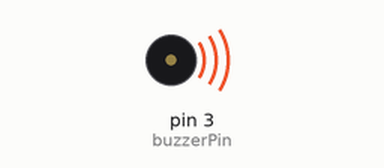
A sketch run on a simulated Arduino Uno, built with avr-gcc and run on an emulated ATmega328P. Shown: buzzer (waves = sounding).

Above: at 0.2 s.
At 5.1 s:
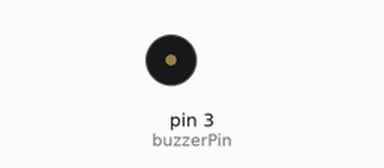
Timing chart, 0 to 8.1 s (numbered marks = the images above):
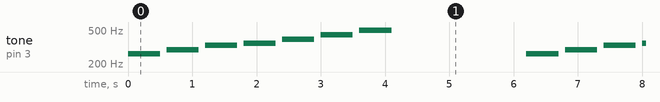

The sketch:

SevenTones.ino
```cpp
#include "Adeept_Buzzer_For_Arduino.h"


const int buzzerPin = 3;
AdeeptBuzzer buzzer(buzzerPin);


const int tones[] = {262, 294, 330, 349, 392, 440, 494}; // C4, D4, E4, F4, G4, A4, B4
const int duration = 500;

void setup() {

}

void loop() {

  for (int i = 0; i < 7; i++) {
    buzzer.playTone(tones[i], duration);
    delay(100);
  }
  delay(2000);
}
```

Adeept_Buzzer_For_Arduino.cpp
```cpp
#include "Adeept_Buzzer_For_Arduino.h"
#include <Arduino.h>

AdeeptBuzzer::AdeeptBuzzer(int pin) {
  buzzerPin = pin;
  pinMode(buzzerPin, OUTPUT);
}

void AdeeptBuzzer::playTone(int frequency, int duration) {
  tone(buzzerPin, frequency, duration);
  delay(duration);
  noTone(buzzerPin);
}
```

Adeept_Buzzer_For_Arduino.h
```cpp
// Adeept_Buzzer_For_Arduino.h
#ifndef ADEEPT_BUZZER_FOR_ARDUINO_H
#define ADEEPT_BUZZER_FOR_ARDUINO_H

class AdeeptBuzzer {
  public:
    AdeeptBuzzer(int pin);
    void playTone(int frequency, int duration);
  private:
    int buzzerPin;
};

#endif
```

Measured:
- by itself, tone on pin 3 (buzzerPin): repeats every 6.2 s: silent 0.10 s, 294 Hz 0.50 s, silent 0.10 s, 330 Hz 0.50 s, silent 0.10 s, 349 Hz 0.50 s, silent 0.10 s, 392 Hz 0.50 s, silent 0.10 s, 440 Hz 0.50 s, silent 0.10 s, 494 Hz 0.50 s, silent 2.1 s, 262 Hz 0.50 s
